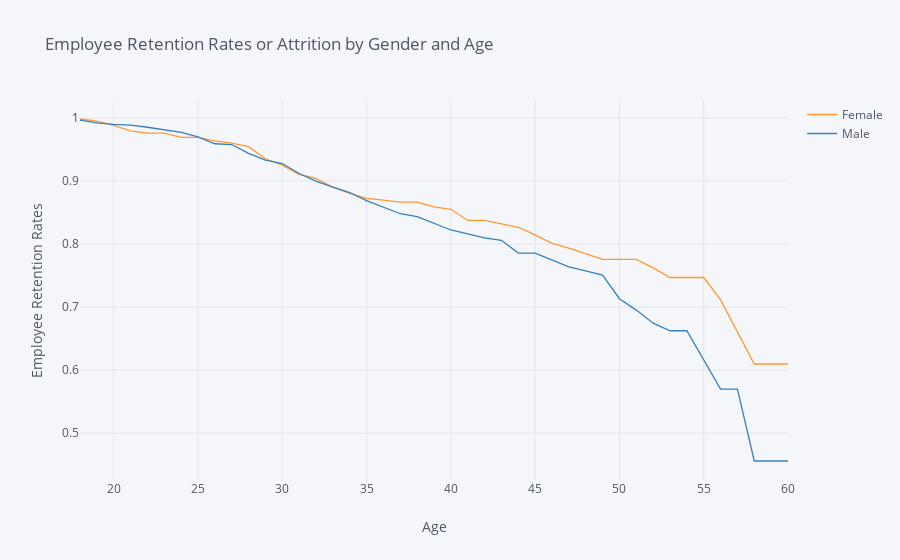

Notebook code for this chart:
### Code cell
rates = survival(data, 'Gender', 'Age', 'Attrition')[1:] 
# Se quita el primer valor que es 0 años y no tiene sentido, así empieza a partir de 18 años.

rates.iplot(kind='line', xTitle='Age', yTitle='Employee Retention Rates', 
            title='Employee Retention Rates or Attrition by Gender and Age')

### Figure 1 — Plotly figure (JSON) as saved in the notebook; plotly's stock layout.template omitted (floating-point values rounded to 4 significant figures)
{"data": [{"line": {"color": "rgba(255, 153, 51, 1.0)", "dash": "solid", "shape": "linear", "width": 1.3}, "mode": "lines", "name": "Female", "text": "", "type": "scatter", "x": [18, 19, 20, 21, 22, 23, 24, 25, 26, 27, 28, 29, 30, 31, 32, 33, 34, 35, 36, 37, 38, 39, 40, 41, 42, 43, 44, 45, 46, 47, 48, 49, 50, 51, 52, 53, 54, 55, 56, 57, 58, 59, 60], "y": [0.9983, 0.9949, 0.988, 0.9794, 0.976, 0.976, 0.969, 0.969, 0.9637, 0.9601, 0.9544, 0.9352, 0.9252, 0.9105, 0.904, 0.8901, 0.8804, 0.8725, 0.8696, 0.8665, 0.8665, 0.8591, 0.8551, 0.8374, 0.8374, 0.8322, 0.8266, 0.8146, 0.8011, 0.7936, 0.785, 0.7757, 0.7757, 0.7757, 0.7621, 0.7469, 0.7469, 0.7469, 0.7113, 0.6605, 0.6097, 0.6097, 0.6097]}, {"line": {"color": "rgba(55, 128, 191, 1.0)", "dash": "solid", "shape": "linear", "width": 1.3}, "mode": "lines", "name": "Male", "text": "", "type": "scatter", "x": [18, 19, 20, 21, 22, 23, 24, 25, 26, 27, 28, 29, 30, 31, 32, 33, 34, 35, 36, 37, 38, 39, 40, 41, 42, 43, 44, 45, 46, 47, 48, 49, 50, 51, 52, 53, 54, 55, 56, 57, 58, 59, 60], "y": [0.9966, 0.9921, 0.9898, 0.9886, 0.9852, 0.9806, 0.977, 0.9699, 0.959, 0.9578, 0.9438, 0.9332, 0.9277, 0.9118, 0.8997, 0.8901, 0.8817, 0.8689, 0.8589, 0.848, 0.8433, 0.8331, 0.8222, 0.8162, 0.8096, 0.8058, 0.7856, 0.7856, 0.7752, 0.7637, 0.7575, 0.7508, 0.7132, 0.6952, 0.6744, 0.6624, 0.6624, 0.6172, 0.5697, 0.5697, 0.4558, 0.4558, 0.4558]}], "layout": {"legend": {"bgcolor": "#F5F6F9", "font": {"color": "#4D5663"}}, "paper_bgcolor": "#F5F6F9", "plot_bgcolor": "#F5F6F9", "title": {"font": {"color": "#4D5663"}, "text": "Employee Retention Rates or Attrition by Gender and Age"}, "xaxis": {"gridcolor": "#E1E5ED", "showgrid": true, "tickfont": {"color": "#4D5663"}, "title": {"font": {"color": "#4D5663"}, "text": "Age"}, "zerolinecolor": "#E1E5ED"}, "yaxis": {"gridcolor": "#E1E5ED", "showgrid": true, "tickfont": {"color": "#4D5663"}, "title": {"font": {"color": "#4D5663"}, "text": "Employee Retention Rates"}, "zerolinecolor": "#E1E5ED"}}}
